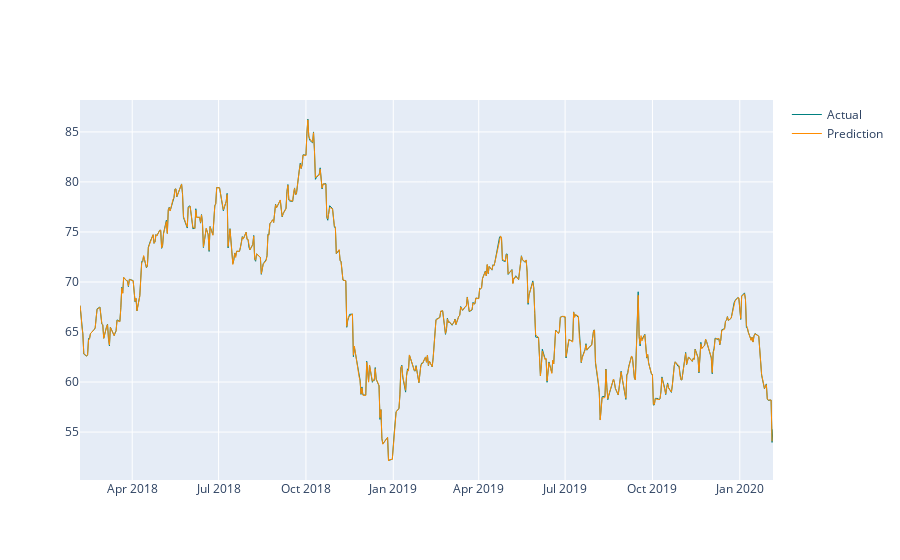

Notebook code cell kept with this figure:
### Code cell
import plotly.express as px
import plotly.graph_objects as go

fig = go.Figure([

    go.Scatter(
        name='Actual',
        x=graphdata.Date,
        y=graphdata['test'],
        mode='lines',
        marker=dict(color="#008080"),
        line=dict(width=1),
        showlegend=True
    ),
    go.Scatter(
        name='Prediction',
        x=graphdata.Date,
        y=graphdata['preds'],
        marker=dict(color="#FF8C00"),
        line=dict(width=1),
        mode='lines',
        fillcolor='rgba(68, 68, 68, 0.3)',
        showlegend=True
    )
])

fig.update_layout(
    yaxis_title='',
    title='',
    hovermode="x"
)

fig.show()

### Figure 1 — Plotly figure (JSON) as saved in the notebook; plotly's stock layout.template omitted (floating-point values rounded to 4 significant figures; data arrays with more than 128 entries replaced by an {"elided": "..."} marker saying what was removed)
{"data": [{"line": {"width": 1}, "marker": {"color": "#008080"}, "mode": "lines", "name": "Actual", "showlegend": true, "type": "scatter", "x": {"elided": "497 str values"}, "y": {"elided": "497 float values"}}, {"fillcolor": "rgba(68, 68, 68, 0.3)", "line": {"width": 1}, "marker": {"color": "#FF8C00"}, "mode": "lines", "name": "Prediction", "showlegend": true, "type": "scatter", "x": {"elided": "497 str values"}, "y": {"elided": "497 float values"}}], "layout": {"hovermode": "x", "title": {"text": ""}, "yaxis": {"title": {"text": ""}}}}
